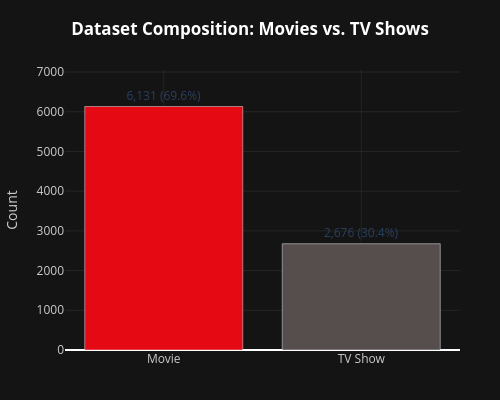

Here is the notebook cell this chart was saved with:
### Code cell
import plotly.graph_objects as go

type_counts = consolidated_df['type'].value_counts()

fig_type = go.Figure(go.Bar(
    x=type_counts.index.tolist(),
    y=type_counts.values.tolist(),
    text=[f"{v:,} ({v/len(consolidated_df):.1%})" for v in type_counts.values],
    textposition='outside',
    marker_color=['#E50914', '#564d4d'],
))

fig_type.update_layout(
    title=dict(text='<b>Dataset Composition: Movies vs. TV Shows</b>', x=0.5, xanchor='center', font=dict(color='white')),
    xaxis=dict(tickfont=dict(color='#cccccc'), gridcolor='rgba(255,255,255,0.07)'),
    yaxis=dict(title=dict(text='Count', font=dict(color='#cccccc')), tickfont=dict(color='#cccccc'),
               gridcolor='rgba(255,255,255,0.07)', range=[0, type_counts.max() * 1.15]),
    plot_bgcolor='#141414', paper_bgcolor='#141414',
    showlegend=False,
    margin=dict(t=70, b=50, l=60, r=40),
    width=500, height=400,
)
fig_type.show()

### Figure 1 — Plotly figure (JSON) as saved in the notebook; plotly's stock layout.template omitted (floating-point values rounded to 4 significant figures)
{"data": [{"marker": {"color": ["#E50914", "#564d4d"]}, "text": ["6,131 (69.6%)", "2,676 (30.4%)"], "textposition": "outside", "type": "bar", "x": ["Movie", "TV Show"], "y": [6131, 2676]}], "layout": {"height": 400, "margin": {"b": 50, "l": 60, "r": 40, "t": 70}, "paper_bgcolor": "#141414", "plot_bgcolor": "#141414", "showlegend": false, "title": {"font": {"color": "white"}, "text": "<b>Dataset Composition: Movies vs. TV Shows</b>", "x": 0.5, "xanchor": "center"}, "width": 500, "xaxis": {"gridcolor": "rgba(255,255,255,0.07)", "tickfont": {"color": "#cccccc"}}, "yaxis": {"gridcolor": "rgba(255,255,255,0.07)", "range": [0, 7051.0], "tickfont": {"color": "#cccccc"}, "title": {"font": {"color": "#cccccc"}, "text": "Count"}}}}
